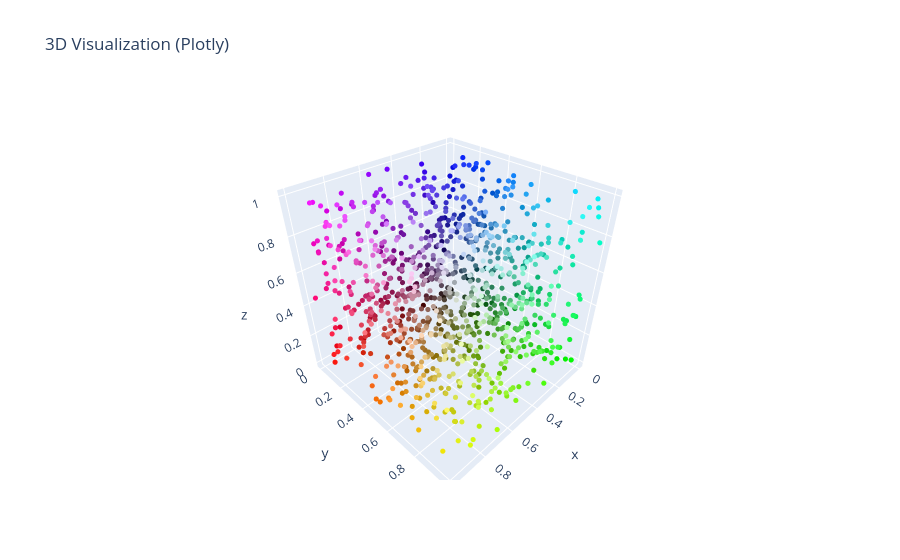

The notebook cell saved with this chart:
### Code cell
import numpy as np
import matplotlib.pyplot as plt
import plotly.graph_objects as go

N = 1000
points = np.random.rand(N, 3)
colors = points.copy()

plt.figure(figsize=(8, 6))
plt.scatter(points[:, 0], points[:, 1], c=colors, s=15)
plt.xlabel("X")
plt.ylabel("Y")
plt.title("2D Projection XY (Matplotlib)")
plt.grid(True)
plt.savefig("plot_2d.png")
plt.show()

fig = plt.figure(figsize=(8, 8))
ax = fig.add_subplot(111, projection='3d')
ax.scatter(points[:, 0], points[:, 1], points[:, 2], c=colors, s=20)
ax.set_xlabel('X')
ax.set_ylabel('Y')
ax.set_zlabel('Z')
ax.set_title("3D Projection (Matplotlib)")
plt.savefig("plot_3d_static.png")
plt.show()

plotly_colors = ['rgb({},{},{})'.format(int(r*255), int(g*255), int(b*255)) for r, g, b in colors]
fig_plotly = go.Figure(data=[go.Scatter3d(
    x=points[:, 0], y=points[:, 1], z=points[:, 2],
    mode='markers',
    marker=dict(size=3, color=plotly_colors)
)])
fig_plotly.update_layout(title='3D Visualization (Plotly)')
fig_plotly.show()


center = np.array([0.5, 0.5, 0.5])
dist = np.linalg.norm(points - center, axis=1)
norm_dist = (dist - dist.min()) / (dist.max() - dist.min())
colors_alt = plt.cm.viridis(norm_dist)[:, :3]

fig_alt = plt.figure(figsize=(8, 8))
ax_alt = fig_alt.add_subplot(111, projection='3d')
ax_alt.scatter(points[:, 0], points[:, 1], points[:, 2], c=colors_alt, s=20)
ax_alt.set_title("Alternative Coloring (Distance to Center)")
plt.savefig("plot_3d_alt.png")
plt.show()

### Figure 1 — Plotly figure (JSON) as saved in the notebook; plotly's stock layout.template omitted (floating-point values rounded to 4 significant figures; data arrays with more than 128 entries replaced by an {"elided": "..."} marker saying what was removed)
{"data": [{"marker": {"color": {"elided": "1000 str values"}, "size": 3}, "mode": "markers", "type": "scatter3d", "x": {"elided": "1000 float values"}, "y": {"elided": "1000 float values"}, "z": {"elided": "1000 float values"}}], "layout": {"title": {"text": "3D Visualization (Plotly)"}}}
